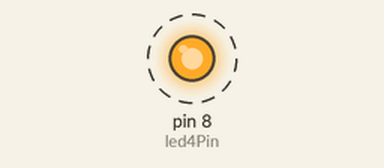
Simulated run of this sketch. Board: Arduino Uno, built with avr-gcc and run on an emulated ATmega328P. Shown: output pins drawn as LEDs (lit = HIGH). Dashed ring = blinking. What the sketch prints to the serial monitor is not drawn.

Above: at 0.2 s.
Timing chart, 0 to 3.0 s (numbered marks = the images above):
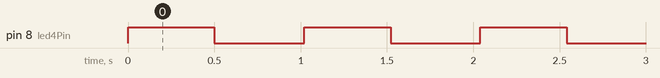

Measured:
- by itself, pin 8 (led4Pin): alternates HIGH for 0.50 s and LOW for 0.52 s

The sketch:

Blink.ino
```cpp
int led4Pin = 8;

void setup() {
  // put your setup code here, to run once:
Serial.begin(9600);
pinMode(led4Pin, OUTPUT);
}

void loop() {
  // put your main code here, to run repeatedly:


digitalWrite(led4Pin,HIGH);
delay(500);

digitalWrite(led4Pin,LOW);
delay(500);

Serial.print("This LED has blinked ");
delay(20);
}
```
